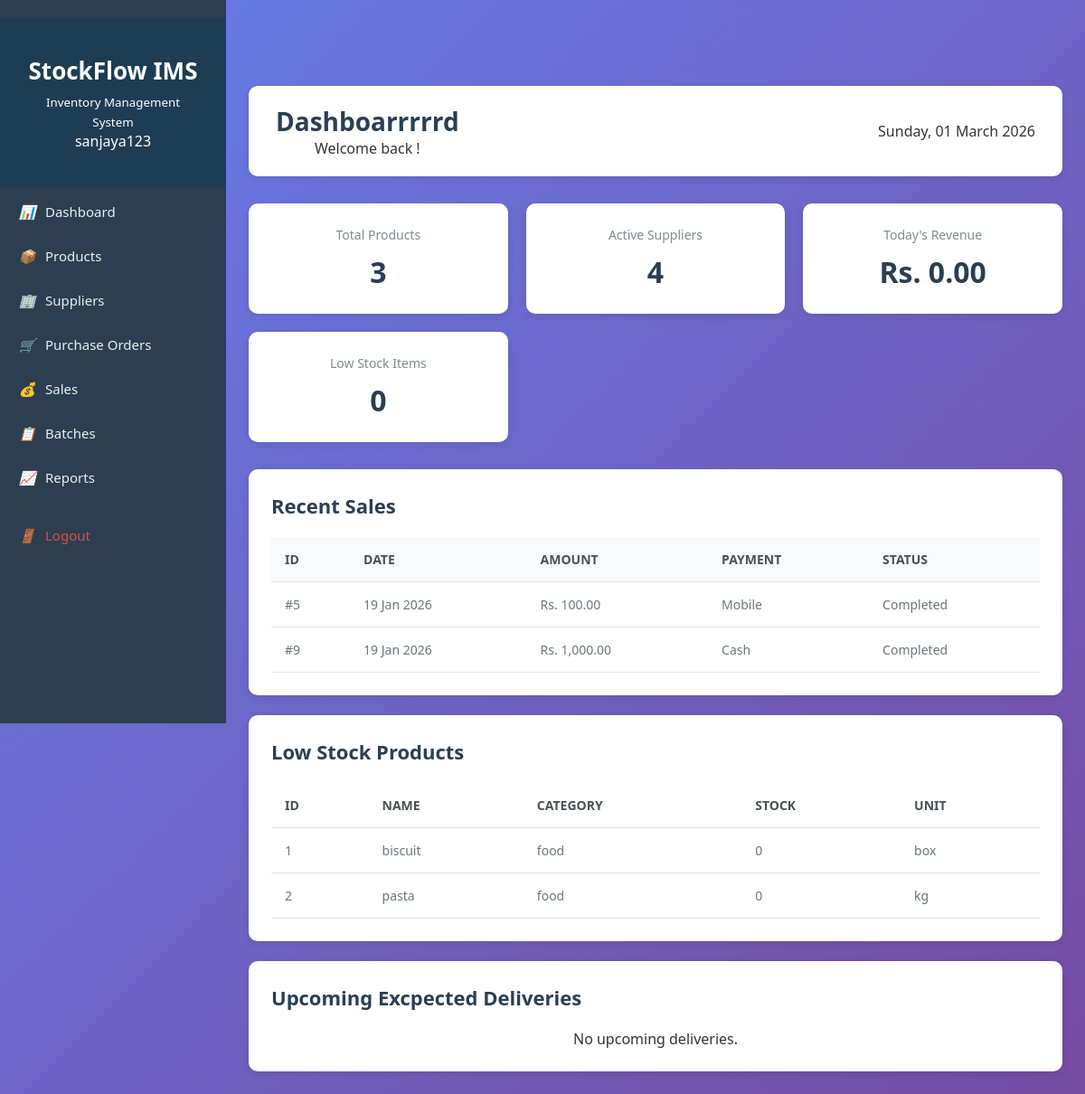
Screenshot of /dashboard/dashboard.php (signed in) with the database file from the repository.
### tables this page shows
CREATE TABLE `sale` (
  `sale_id` int(11) NOT NULL,
  `sale_date` date NOT NULL,
  `total_amount` decimal(10,2) NOT NULL,
  `payment` varchar(30) NOT NULL,
  `status` varchar(20) NOT NULL
);

CREATE TABLE `batch` (
  `batch_id` int(11) NOT NULL,
  `batch_no` varchar(50) NOT NULL,
  `product_id` int(11) NOT NULL,
  `purchase_id` int(11) NOT NULL,
  `manufacture_date` date NOT NULL,
  `expire_date` date NOT NULL,
  `quantity_received` int(11) NOT NULL,
  `quantity_remaining` int(11) NOT NULL
);

CREATE TABLE `product` (
  `product_id` int(11) NOT NULL,
  `product_name` varchar(100) NOT NULL,
  `product_category` varchar(50) NOT NULL,
  `unit` varchar(20) NOT NULL,
  `selling_price` decimal(10,2) NOT NULL,
  `reorder_level` int(11) NOT NULL,
  `status` varchar(20) NOT NULL,
  `quantity` int(11) DEFAULT 0
);

### config/db_config.php (called while the page is built, shortened)
<?php
function formatCurrency($amount) {
    return 'Rs. ' . number_format($amount, 2);
}
function formatDate($date) {
    return date('d M Y', strtotime($date));
}

### dashboard/dashboard.php (the view, shortened to what this page needs)
<?php
require "../config/db_config.php";
$conn = getDBConnection();
try {
    $totalProducts = $conn->query("SELECT COUNT(*) as total FROM product")->fetch_assoc()['total'];
    $totalSuppliers = $conn->query("SELECT COUNT(*) as total FROM supplier WHERE status='active'")->fetch_assoc()['total'];
    $salesData = $conn->query("SELECT COUNT(*) as total, COALESCE(SUM(total_amount),0) as revenue FROM sale WHERE DATE(sale_date)=CURDATE()")->fetch_assoc();
    $todayRevenue = $salesData['revenue'];
    $lowStockCount = $conn->query("SELECT COUNT(*) as total FROM product WHERE quantity < 10")->fetch_assoc()['total'];
    $recentSales = $conn->query("SELECT sale_id, sale_date, total_amount, payment, status FROM sale ORDER BY sale_date DESC LIMIT 5");
    $lowStockProducts = $conn->query("
        SELECT
            pb.batch_id,
            pb.batch_no,
            pb.product_id,
            p.product_name,
            p.product_category,
            pb.quantity_remaining,
            p.unit
        FROM batch pb
        LEFT JOIN product p ON pb.product_id = p.product_id
        WHERE pb.quantity_remaining < 10  -- threshold for low stock
        ORDER BY pb.quantity_remaining ASC
        LIMIT 5
    ");
} catch (Exception $e) {
    error_log("Dashboard error: " . $e->getMessage());
    $error = "Error loading dashboard data.";
}
?>
<!DOCTYPE html>
<html lang="en">
<head>
    <link rel="stylesheet" href="../assets/style.css">
</head>
<body>
<?php include '../includes/sidebar.php'; ?>
<div class="main-content">
    <div class="header">
        <div>
            <h1>Dashboarrrrrd</h1>
            <p>Welcome back !</p>
        </div>
        <div>
            <?php echo date('l, d F Y'); ?>
        </div>
    </div>
    <div class="dashboard-cards">
        <div class="card">
            <h3>Total Products</h3>
            <div class="value"><?php echo $totalProducts; ?></div>
        </div>
        <div class="card">
            <h3>Active Suppliers</h3>
            <div class="value"><?php echo $totalSuppliers; ?></div>
        </div>
        <div class="card">
            <h3>Today's Revenue</h3>
            <div class="value"><?php echo formatCurrency($todayRevenue); ?></div>
        </div>
        <div class="card">
            <h3>Low Stock Items</h3>
            <div class="value"><?php echo $lowStockCount; ?></div>
        </div>
    </div>
    <div class="table-container">
        <div class="table-header">
        <h2>Recent Sales</h2>
    </div>
        <?php if ($recentSales && $recentSales->num_rows > 0): ?>
            <table>
                <thead>
                <tr>
                    <th>ID</th>
                    <th>Date</th>
                    <th>Amount</th>
                    <th>Payment</th>
                    <th>Status</th>
                </tr>
            </thead>
                <?php while ($sale = $recentSales->fetch_assoc()): ?>
                    <tr>
                        <td>#<?php echo $sale['sale_id']; ?></td>
                        <td><?php echo formatDate($sale['sale_date']); ?></td>
                        <td><?php echo formatCurrency($sale['total_amount']); ?></td>
                        <td><?php echo ucfirst($sale['payment']); ?></td>
                        <td><?php echo ucfirst($sale['status']); ?></td>
                    </tr>
                <?php endwhile; ?>
            </table>
        <?php else: ?>
            <p>No sales recorded yet.</p>
        <?php endif; ?>
    </div>
    <div class="table-container">
        <div class="table-header">
        <h2>Low Stock Products </h2>
    </div>
        <?php if ($lowStockProducts && $lowStockProducts->num_rows > 0): ?>
            <table>
                <tr>
                    <th>ID</th>
                    <th>Name</th>
                    <th>Category</th>
                    <th>Stock</th>
                    <th>Unit</th>
                </tr>
                    <?php while ($batch = $lowStockProducts->fetch_assoc()): ?>
            <tr>
                <td><?php echo htmlspecialchars($batch['batch_no']); ?></td>
                <td><?php echo htmlspecialchars($batch['product_name']); ?></td>
                <td><?php echo htmlspecialchars($batch['product_category']); ?></td>
                <td><?php echo $batch['quantity_remaining']; ?></td>
                <td><?php echo htmlspecialchars($batch['unit']); ?></td>
            </tr>
                <?php endwhile; ?>
            </table>
        <?php else: ?>
            <p>All products are well stocked.</p>
        <?php endif; ?>
    </div>
<?php
        $upcomingDeliveries = $conn->query("
            SELECT po.purchase_id, po.expected_delivery, po.status, s.supplier_name
            FROM purchase_order po
            LEFT JOIN supplier s ON po.supplier_id = s.supplier_id
            WHERE po.expected_delivery IS NOT NULL
            AND po.expected_delivery >= CURDATE()
            AND po.status != 'completed'
            ORDER BY po.expected_delivery ASC
            LIMIT 5
        ");
        ?>
        <div class="table-container">
            <div class="table-header">
        <h2>Upcoming Excpected Deliveries </h2>
    </div>
            <?php if ($upcomingDeliveries && $upcomingDeliveries->num_rows > 0): ?>
                <table>
                    <tr>
                        <th>PO ID</th>
                        <th>Supplier</th>
                        <th>Expected Delivery</th>
                        <th>Status</th>
                    </tr>
                    <?php while ($po = $upcomingDeliveries->fetch_assoc()): ?>
                        <?php
                        $daysLeft = (strtotime($po['expected_delivery']) - strtotime(date('Y-m-d'))) / 86400;
                        $highlight = ($daysLeft <= 1) ? 'color: red;' : '';
                        ?>
                        <tr style="<?php echo $highlight; ?>">
                            <td>#<?php echo $po['purchase_id']; ?></td>
                            <td><?php echo htmlspecialchars($po['supplier_name']); ?></td>
                            <td><?php echo formatDate($po['expected_delivery']); ?></td>
                            <td><?php echo ucfirst($po['status']); ?></td>
                        </tr>
                    <?php endwhile; ?>
                </table>
            <?php else: ?>
                <p>No upcoming deliveries.</p>
            <?php endif; ?>
        </div>
        </div>
</body>
</html>

### includes/sidebar.php (shortened to what this page needs)
<?php
$current_page = basename($_SERVER['PHP_SELF']);
?>
<div class="sidebar">
     <div class="login-header" style= "background: linear-gradient(135deg, #1e3d52, #1e3d52);color: white;">
            <h1>StockFlow IMS</h1>
            <small>Inventory Management System</small>
        <p><?php echo htmlspecialchars($_SESSION['username']); ?></p>
    </div>
    <nav>
        <ul>
            <li>
                <a href="../dashboard/dashboard.php" class="<?php echo $current_page == '../dashboard/dashboard.php' ? 'active' : ''; ?>">
                    <i>📊</i> Dashboard
                </a>
            </li>
            <li>
                <a href="../products/products.php" class="<?php echo $current_page == '../products/products.php' ? 'active' : ''; ?>">
                    <i>📦</i> Products
                </a>
            </li>
            <li>
                <a href="../suppliers/suppliers.php" class="<?php echo $current_page == '../suppliers/suppliers.php' ? 'active' : ''; ?>">
                    <i>🏢</i> Suppliers
                </a>
            </li>
            <li>
                <a href="../purchases/purchase_orders.php" class="<?php echo $current_page == '../purchases/purchase_orders.php' ? 'active' : ''; ?>">
                    <i>🛒</i> Purchase Orders
                </a>
            </li>
            <li>
                <a href="../sales/sales.php" class="<?php echo $current_page == '../sales/sales.php' ? 'active' : ''; ?>">
                    <i>💰</i> Sales
                </a>
            </li>
            <li>
                <a href="../products/batches.php" class="<?php echo $current_page == '../products/batches.php' ? 'active' : ''; ?>">
                    <i>📋</i> Batches
                </a>
            </li>
            <li>
                <a href="../reports/reports.php" class="<?php echo $current_page == '../reports/reports.php' ? 'active' : ''; ?>">
                    <i>📈</i> Reports
                </a>
            </li>
            <li>
                <a href="../auth/logout.php" style="margin-top: 20px; color: #e74c3c;">
                    <i>🚪</i> Logout
                </a>
            </li>
        </ul>
    </nav>
</div>

### assets/style.css (style rules this page uses)
:root { --login-primary: #2c3e50; --login-secondary: #3498db; }
body { font-family: Arial, sans-serif; background-color: #f1f1f1; text-align: center; padding-top: 50px; }
* { margin: 0; padding: 0; box-sizing: border-box; }
body { font-family: 'Segoe UI', Tahoma, Geneva, Verdana, sans-serif; background: linear-gradient(135deg, #667eea 0%, #764ba2 100%); min-height: 100vh; color: #333; }
.sidebar { position: fixed; left: 0; top: 0; width: 250px; height: 100vh; background: #2c3e50; padding: 20px 0; overflow-y: auto; z-index: 1000; transition: all 0.3s; }
.sidebar nav ul { list-style: none; }
.sidebar nav ul li { margin: 5px 0; }
.sidebar nav ul li a { display: flex; align-items: center; padding: 12px 20px; color: #ecf0f1; text-decoration: none; transition: all 0.3s; font-size: 15px; }
.sidebar nav ul li a i { margin-right: 10px; width: 20px; }
.main-content { margin-left: 250px; padding: 25px; min-height: 100vh; padding-top: 45px; }
.header { background: white; padding: 20px 30px; border-radius: 10px; box-shadow: 0 2px 10px rgba(0, 0, 0, 0.1); margin-bottom: 30px; display: flex; justify-content: space-between; align-items: center; }
.header h1 { color: #2c3e50; font-size: 28px; }
.dashboard-cards { display: grid; grid-template-columns: repeat(auto-fit, minmax(250px, 1fr)); gap: 20px; margin-bottom: 30px; }
.card { background: white; padding: 25px; border-radius: 10px; box-shadow: 0 2px 10px rgba(0, 0, 0, 0.1); transition: transform 0.3s; }
.card h3 { color: #7f8c8d; font-size: 14px; font-weight: 500; margin-bottom: 10px; }
.card .value { font-size: 32px; font-weight: 700; color: #2c3e50; }
.table-container { background: white; padding: 25px; border-radius: 10px; box-shadow: 0 2px 10px rgba(0, 0, 0, 0.1); overflow-x: auto; }
.table-header { display: flex; justify-content: space-between; align-items: center; margin-bottom: 20px; }
.table-header h2 { color: #2c3e50; font-size: 22px; }
table { width: 100%; border-collapse: collapse; }
thead { background: #f8f9fa; }
th, td { padding: 15px; text-align: left; border-bottom: 1px solid #dee2e6; }
th { font-weight: 600; color: #495057; font-size: 14px; text-transform: uppercase; }
td { color: #6c757d; font-size: 14px; }
.login-header { background: linear-gradient(135deg, #2c3e50, #3498db); color: white; padding: 40px 30px; text-align: center; }
.login-header h1 { font-size: 26px; font-weight: 700; margin-bottom: 5px; }

### rows the page displays
sale: sale_id "5", sale_date "19 Jan 2026", total_amount "Rs. 100.00", payment "Mobile", status "Completed"
sale: sale_id "9", sale_date "19 Jan 2026", total_amount "Rs. 1,000.00", payment "Cash", status "Completed"
batch: batch_no "1", product.product_name "biscuit", product.product_category "food", quantity_remaining "0", product.unit "box"
batch: batch_no "2", product.product_name "pasta", product.product_category "food", quantity_remaining "0", product.unit "kg"

### other values shown
$_SESSION['username'] "sanjaya123"
$totalProducts "3"
$totalSuppliers "4"
formatCurrency($todayRevenue) "Rs. 0.00"
$lowStockCount "0"
